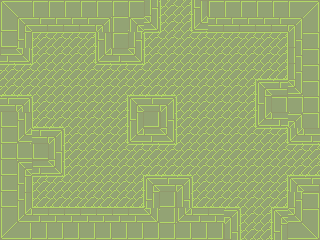

This is a level from a 2D game, rendered from its Tiled map with the project's own tilesets. A one-line summary and the complete map file follow:
An orthogonal 20x15 tile map with 16x16 px tiles, 1 tile layer (background), 3 tilesets and 21 objects.

<map version="1.0" orientation="orthogonal" renderorder="right-down" width="20" height="15" tilewidth="16" tileheight="16" nextobjectid="52">
 <tileset firstgid="1" name="tileset_1" tilewidth="16" tileheight="16" tilecount="206" columns="7">
  <image source="tileset_2.png" width="112" height="112" />
 </tileset>
 <tileset firstgid="301" name="player" tilewidth="32" tileheight="32" tilecount="1" columns="1">
  <image source="../../img/player_stand.png" width="32" height="36" />
 </tileset>
 <tileset firstgid="302" name="scarab" tilewidth="64" tileheight="32" tilecount="1" columns="1">
  <image source="../../img/scarab.png" width="64" height="32" />
 </tileset>
 <layer name="background" width="20" height="15">
  <data encoding="csv">
1,2,3,4,3,3,3,4,4,27,24,26,23,3,3,3,4,5,6,7,
8,9,10,11,10,10,13,4,9,41,24,26,37,10,10,10,11,12,13,14,
15,16,17,18,18,19,23,4,27,17,25,25,18,18,18,18,18,19,20,21,
39,41,24,25,25,26,37,39,41,24,25,25,25,25,25,25,25,26,20,21,
18,18,25,25,25,25,18,18,18,25,25,25,25,25,25,25,32,33,20,21,
32,32,25,25,25,25,25,25,32,32,32,25,25,25,25,26,9,11,41,21,
11,13,24,25,25,25,25,26,9,11,13,24,25,25,25,26,23,28,28,28,
15,16,31,32,25,25,25,26,23,46,27,24,25,25,25,26,37,39,13,21,
15,37,11,13,24,25,25,26,37,39,41,24,25,25,25,25,18,19,37,39,
15,22,22,27,24,25,25,25,18,18,18,25,25,25,25,25,25,25,18,18,
15,9,39,41,24,25,25,25,25,32,32,32,25,25,25,25,25,25,32,32,
22,23,17,18,25,25,25,25,26,9,11,13,24,25,25,25,25,26,9,11,
29,30,31,32,32,32,32,32,33,23,46,27,31,32,32,25,25,33,34,35,
36,37,38,38,38,38,38,38,38,41,46,37,38,38,13,24,26,9,41,42,
43,44,45,45,45,45,45,45,45,45,46,45,45,45,27,24,26,23,48,49
</data>
 </layer>
 <objectgroup name="player">
  <object id="8" gid="301" x="208.333" y="176.167" width="32" height="31.6667" />
 </objectgroup>
 <objectgroup name="enemies">
  <object id="10" gid="302" x="192" y="80" width="64" height="32" />
  <object id="11" gid="302" x="64" y="208" width="64" height="32" />
  <object id="13" gid="302" x="32" y="112" width="64" height="32" />
 </objectgroup>
 <objectgroup name="solids">
  <object id="28" x="96" y="32" width="48" height="32" />
  <object id="31" x="256" y="80" width="32" height="48" />
  <object id="32" x="144" y="176" width="48" height="32" />
  <object id="33" x="32" y="128" width="32" height="48" />
  <object id="35" x="128" y="96" width="48" height="48" />
  <object id="37" x="192" y="0" width="128" height="32" />
  <object id="40" x="288" y="32" width="32" height="112" />
  <object id="41" x="288" y="176" width="32" height="64" />
  <object id="42" x="272" y="208" width="16" height="32" />
  <object id="43" x="0" y="208" width="240" height="32" />
  <object id="44" x="0" y="96" width="32" height="112" />
  <object id="45" x="0" y="0" width="32" height="64" />
  <object id="46" x="32" y="0" width="128" height="32" />
  <object id="48" x="160" y="0" width="32" />
  <object id="49" x="320" y="144" height="32" />
  <object id="50" x="240" y="240" width="32" />
  <object id="51" x="0" y="64" height="32" />
 </objectgroup>
</map>
